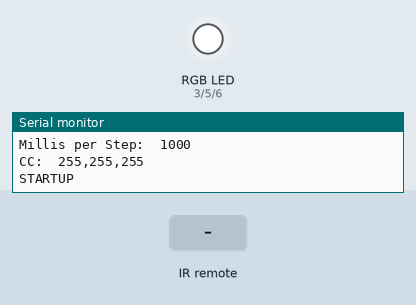
Recording of a sketch running on a simulated Arduino Uno, built with avr-gcc and run on an emulated ATmega328P. Parts: an RGB LED mixed from three pins (HIGH = lit), the last lines printed to the serial monitor. The inputs (shaded band) are chosen by the test bench. Dim RGB values are drawn brighter than linear.

Above: at 2.2 s.
2.3 s: infrared code 0xD received
At 2.52 s:
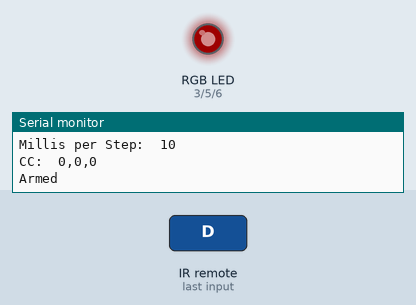
At 3.13 s:
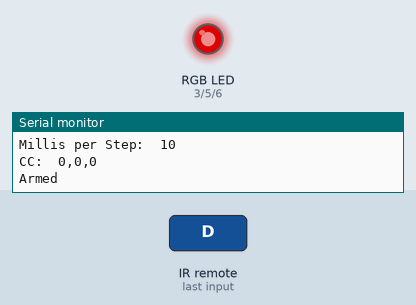
5.3 s: infrared code 0xD received
At 7.1 s:
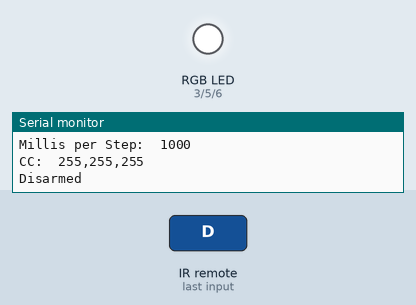
Timing chart, 0 to 8.6 s (numbered marks = the images above; inputs shaded):
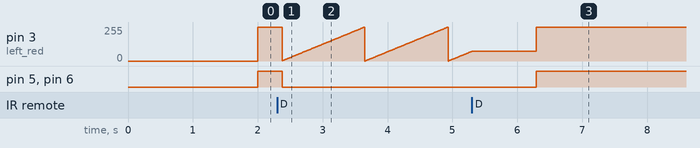

Measured:
- after the input at 2.3 s, pin 3 (left_red): ramps from 0/255 to 254/255 and jumps back, once every 1.3 s; pin 5 (left_green), pin 6 (left_blue): HIGH → LOW after 0.07 s
- after the input at 5.3 s, pin 5 (left_green), pin 6 (left_blue): LOW → HIGH after 0.99 s

The sketch:

Vest1.ino
```cpp
// Vest 1

// Main control software for prototype vest.

// Vest needs to store some identity information, listen for IR NEC codes,
// communicate via serial with attached guns, and control lighting/vibration.

// Option for touchscreen control too, or extended PWM control of more lighting.

// Imports

#include <IRremote.h>

// IR defintions

int RECV_PIN = 12; // Because we don't need a PWM pin for this.

IRrecv irrecv(RECV_PIN);

decode_results results;

// LED PWM defintions (PWM on 3,5,6,9,10,11)

int left_red = 3; // Only use a single strip for testing.
int left_green = 5;
int left_blue = 6;

//int right_red = 9;
//int right_green = 10;
//int right_blue = 11;

byte RED[] = {255,0,0};
byte GREEN[] = {0,255,0};
byte BLUE[] = {0,0,255};
byte PURPLE[] = {255,0,255};
byte TURQUOISE[] = {0,255,255};
byte YELLOW[] = {255,255,0};
byte WHITE[] = {255,255,255};
byte BLACK[] = {0,0,0};

byte CC[] = {0,0,0}; // Current colour configuration (8bitRGB)

// Vibration defintions

int vibe = 7;

// State machine for input data

volatile boolean armed = false;
volatile int state = 0; // 0: Null, 1: setmags, 2: setroundspermag, 3: gunID, 4: teamID
int mags = 0;
int rpm = 0;
int id = 0;
int team = 0;

long int last_val_time = 0; // Controls decimal addition in state machine, time of 3 seconds.

// State machine for colour control. Allows for planning a follow-up program

int program = 0; // 0: Null, 1: constant, 2: crossfade, 3: pulse
int program_ahead = 0; // Same as above
int repeats = -1; // -1: unlimited 0: ready for next program, 1-N: number
int repeats_ahead; // behaviour is to go Null program after _ahead is completed, if this is non-zero.
byte *const_col = BLACK;
byte *const_col_ahead = BLACK;
byte *cross_from = BLACK;
byte *cross_from_ahead = BLACK;
byte *cross_to = BLACK;
byte *cross_to_ahead = BLACK;
byte *pulse_from = BLACK;
byte *pulse_from_ahead = BLACK;
byte *pulse_to = BLACK;
byte *pulse_to_ahead = BLACK;
int steps = 1; // How many steps to perform crossfades/pulses in.
int step_count = 0; // How far are we in the program already.
int steps_ahead = 1;
int millis_per_step = 10; // How many milliseconds per step in crossfades/pulses
int millis_per_step_ahead = 10; // So intended program time is repeats*steps*millis_per_step
int pulse_stage = 0; // For use by pulse program. Indicates whether we're rising (0), apex (1) or fading (2)

long int systime; // Keep track of lighting steps by looking at system time.

// NOTE pins 0 and 1 are hardcoded as serial comms: we will use them as such, eventually.

void setup()
{
  Serial.begin(9600);

  pinMode(left_red, OUTPUT);
  pinMode(left_green, OUTPUT);
  pinMode(left_blue, OUTPUT);

  pinMode(RECV_PIN, INPUT);

  delay(1000);

  systime = millis();
  irrecv.enableIRIn(); // Start the receiver
  disarmed_ahead(); bump_ahead();
  Serial.println("STARTUP");
}

void loop() {

	if (program && (millis() - systime >= millis_per_step)) { // If there is a lighting program running at the moment, and the timer indicates it.

		if (repeats == 0){ // Start the next program.
			bump_ahead();
            switch(program){
				case 1: copy_from(const_col, CC); break; //constant
				case 2: break; //crossfade
				case 3: copy_from(pulse_from, CC); break; //pulse
				default: break; // Do nothing if the program is not recognised.
			}

		}

		switch(program){ // TODO
			case 1: p_constant(); break; //constant
			case 2: break; //crossfade
			case 3: p_pulse(); break; //pulse
			default: break; // Do nothing if the program is not recognised.
		}
		systime = millis();

	}

	// TODO: Store hits info in sensible format.


	if (irrecv.decode(&results)) {
		byte c = 0; byte d = 0;

		if (extractNEC(&d, &c, results.value)) {
			Serial.println(results.value, HEX);
			if (d==0) { // Then this is a system message

				Serial.println("ADMIN HIT");
				//bump_admin_hit();

				switch (c) {
					case 20: printState(); break; // MENU button, print out the state of the device.
					case 13: toggleArmed(); break; // POWER button, toggle armed.
					case 88: setState(1); break; // set mags
					case 86: setState(2); break; // set rounds
					case 87: setState(3); break; // set id
					case 89: setState(4); break; // set team
					case 14: break; // TODO: Add data reset function
					default: setValue(c); break; // It might be a number or junk, test it.
				}
			}
			else { // This is a hit from another gun
				Serial.print("GUN HIT:\t");
				Serial.print(d); Serial.print("\t"); Serial.println(c);
				//bump_armed_hit();
				// TODO: game logic and game hit indication of state
			}
		}
		irrecv.resume(); // Receive the next value
	}
}

boolean extractNEC(byte *device, byte *command, unsigned long code){

  byte dev = code >> 24;
  byte ndev = (code << 8) >> 24;
  byte com = (code << 16) >> 24;
  byte ncom = (code << 24) >> 24;

  if (((com & ncom) == 0) && ((dev & ndev) == 0)){ // Everything is as it should be
    *device = reverse(dev); *command = reverse(com);
    return true;
  }
  else if (((dev & ndev) == 0) && ((com & ncom) != 0)){ // Mangled command code from recognised device
    *device = reverse(dev); *command = 0;
    return false;
  }
  else if (((dev & ndev) != 0) && ((com & ncom) == 0)){ // Mangled device code for a recognised command
    *command = reverse(com); *device = 0;
    return false;
  }
  else {
    *command = 0; *device = 0;
    return false;
  }
}

void printState(){
	Serial.print("Armed? :\t"); Serial.println(armed);
	Serial.print("Team :\t"); Serial.println(team);
	Serial.print("ID :\t"); Serial.println(id);
	Serial.print("Mags :\t"); Serial.println(mags);
	Serial.print("Rounds per mag :\t"); Serial.println(rpm);
	// TODO: Add print data section, displaying number of received hits etc.
}

void toggleArmed(){
	if (armed) {disarmed_ahead(); bump_ahead(); Serial.println("Disarmed");}
	else {team_ahead(); bump_ahead(); Serial.println("Armed");}

	armed = !armed;
}

void setState(int s){
	state = s;
}

void setValue(int v){
	if ((v >= 0) && (v < 10)) { // Then it is valid
		if (millis() - last_val_time < 3000){ // Recent button press, decimal system adding, only two powers
			switch(state){
				case 1: mags = (mags*10) + v; state = 0; break;
				case 2: rpm = (rpm*10) + v; state = 0; break;
				case 3: id = (id*10) + v; state = 0; break;
				case 4: team = (team*10) + v; state = 0; break;
				default: break;
			}
		}
		else {
			switch(state){
				case 1: mags = v; break;
				case 2: rpm = v; break;
				case 3: id = v; break;
				case 4: team = v; break;
				default: break;
			}

			last_val_time = millis();
		}
	}
}

byte reverse(byte input){
	byte rev = 0;
  	for(int i=0;i<8;i++){
    	rev <<= 1;
    	rev += input & 1;
    	input >>= 1;
  }
  return rev;
}

void setcol(byte *col){
  analogWrite(left_red, col[0]);
  analogWrite(left_green, col[1]);
  analogWrite(left_blue, col[2]);
}

void bump_ahead(){

	// Moves data from _ahead to current in the lighting program.
        Serial.println("bump_ahead");

	program = program_ahead;
	program_ahead = 0;
	repeats = repeats_ahead;
	repeats_ahead = -1;
	const_col = const_col_ahead;
	const_col_ahead = BLACK;
	cross_from = cross_from_ahead;
	cross_from_ahead = BLACK;
	cross_to = cross_to_ahead;
	cross_to_ahead = BLACK;
	pulse_from = pulse_from_ahead;
	pulse_from_ahead = BLACK;
	pulse_to = pulse_to_ahead;
	pulse_to_ahead = BLACK;
	steps = steps_ahead;
	step_count = 0;
	steps_ahead = 1;
	millis_per_step = millis_per_step_ahead;
	millis_per_step_ahead = 10;
	pulse_stage = 0;

        switch(program){
		case 1: copy_from(const_col, CC); break; //constant
		case 2: break; //crossfade
		case 3: copy_from(pulse_from, CC); break; //pulse
		default: break; // Do nothing if the program is not recognised.
	}
        print_lighting_state();
}

void team_ahead(){

	// Sets up team as next lighting program

        Serial.println("team_ahead");

	// Pulsing red colour over 2 seconds

	program_ahead = 3;
	repeats_ahead = -1;
	pulse_from_ahead = BLACK;
	pulse_to_ahead = RED; // TODO Make this dynamic
	steps_ahead = 200;
	millis_per_step_ahead = 10;
}

void disarmed_ahead(){

	// Sets up disarmed as next lighting program

        Serial.println("disarmed_ahead");

	// Constant white colour

	program_ahead = 1;
	repeats_ahead = -1;
	const_col_ahead = WHITE;
	steps_ahead = 1;
	millis_per_step_ahead = 1000;
}

void bump_armed(){

	// Bump an armed indication and line up team colours ahead

        Serial.println("bump_armed");

	// Armed indication is 3 short white to red pulses

	program = 3;
	repeats = 3;
	pulse_from = WHITE;
	pulse_to = RED;
	steps = 100;
	step_count = 0;
	millis_per_step = 5;
	pulse_stage = 0;

	team_ahead();
}

void bump_disarmed(){

	// Bump a disarmed indication and line up a disarmed indication

        Serial.println("bump_disarmed");

	// Disarmed indication is 3 short red to green pulses

	program = 3;
	repeats = 3;
	pulse_from = RED;
	pulse_to = GREEN;
	steps = 100;
	step_count = 0;
	millis_per_step = 5;
	pulse_stage = 0;

	disarmed_ahead();
}

void bump_admin_hit(){

	// Bump an admin hit indication and line up the existing state

        Serial.println("bump_admin_hit");

	// Admin indication is 1 medium white to blue pulse

	program = 3;
	repeats = 1;
	pulse_from = WHITE;
	pulse_to = BLUE;
	steps = 100;
	step_count = 0;
	millis_per_step = 8;
	pulse_stage = 0;

	if (armed) {team_ahead();}
	else {disarmed_ahead();}
}

void bump_armed_hit(){

	// Bump an armed hit indication and line up the existing state

        Serial.println("bump_armed_hit");

	// Armed indication is 1 medium red to blue pulse

	program = 3;
	repeats = 1;
	pulse_from = RED;
	pulse_to = BLUE;
	steps = 100;
	step_count = 0;
	millis_per_step = 8;
	pulse_stage = 0;

	if (armed) {team_ahead();}
	else {disarmed_ahead();}
}

void p_constant(){

	// Sets outputs for constant lighting, and updates control parameters.

	copy_from(const_col, CC);
	setcol(CC);

	step_count++;
	if (step_count == steps) { // Then this stage is over
		step_count = 0;
		if (repeats > 0){repeats--;}
	}

}

void p_crossfade(){
	// TODO
	// Sets outputs for crossfade lighting, and updates control parameters.

}

void p_pulse(){

	// Sets outputs for pulse lighting, and updates control parameters.

	int upsteps= floor(steps/2);

	int delta_red = (byte)floor((pulse_to[0] - pulse_from[0]) / upsteps);
	int delta_green = (byte)floor((pulse_to[1] - pulse_from[1]) / upsteps);
	int delta_blue = (byte)floor((pulse_to[2] - pulse_from[2]) / upsteps);

	byte newc[] = {0,0,0};

	if (pulse_stage==0) { // We're going up
		newc[0] = CC[0] + delta_red;
		newc[1] = CC[1] + delta_green;
		newc[2] = CC[2] + delta_blue;
		copy_from(newc, CC);
		setcol(CC);
	}
	else if (pulse_stage==1){ // We're at the apex
		copy_from(pulse_to, newc);
		copy_from(newc, CC);
		pulse_stage = 2;
	}
	else { // We're going down
		newc[0] = CC[0] - delta_red;
		newc[1] = CC[1] - delta_green;
		newc[2] = CC[2] - delta_blue;
		copy_from(newc, CC);
		setcol(CC);
	}

	step_count++;
	if (step_count = upsteps){pulse_stage=1;} // Invert
	if (step_count = steps){ // Clean up and reset
		step_count = 0;
		pulse_stage = 0;
		if (repeats > 0){repeats--;}
	}

}

void copy_from(byte *from, byte *to){
	to[0] = from[0];
	to[1] = from[1];
	to[2] = from[2];
}

void print_lighting_state(){

	Serial.println("Lighting state:");
	Serial.print("Program:\t"); Serial.println(program, DEC);
	Serial.print("Repeats:\t"); Serial.println(repeats, DEC);
	Serial.print("Steps:\t"); Serial.println(steps, DEC);
	Serial.print("Millis per Step:\t"); Serial.println(millis_per_step, DEC);
	Serial.print("CC:\t"); Serial.print(CC[0]); Serial.print(","); Serial.print(CC[1]); Serial.print(","); Serial.println(CC[2]);

}
```
